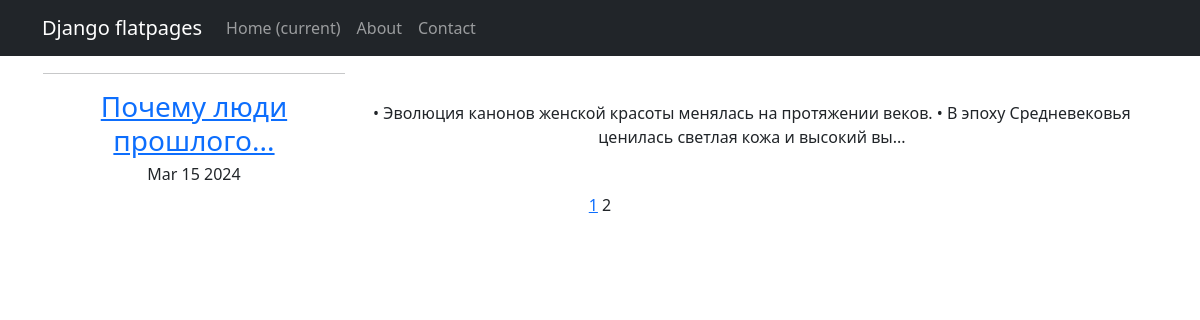
Before: /news/?page=2 with the older database file.
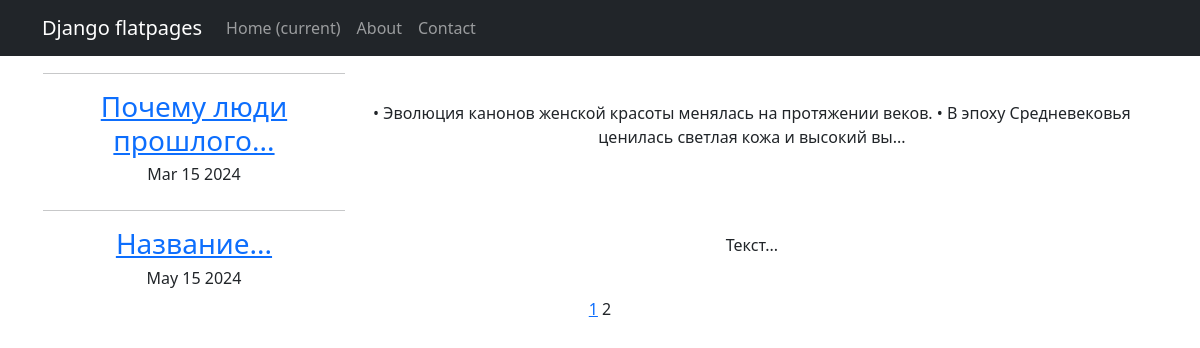
After: the same page with the newer database file.
### news/models.py (models this page shows, shortened)
class Post(models.Model):
    content_type = models.CharField(max_length = 2,
                                  choices = CONTENT_TYPE,
                                  default = article)
    author = models.ForeignKey("Author", on_delete = models.CASCADE)
    datetime = models.DateTimeField(auto_now_add=True)
    category = models.ManyToManyField("Category")
    title = models.TextField()
    text = models.TextField()
    rating = models.FloatField(default=0)

### news/views.py (the view)
# urls.py: path('news/', PostsList.as_view()),
class PostsList(ListView):
    queryset = Post.objects.order_by('datetime')
    template_name = 'news.html'
    context_object_name = 'news'
    paginate_by = 2
    def get_queryset(self):
        queryset = super().get_queryset()
        self.filterset = PostFilter(self.request.GET, queryset)
        return self.filterset.qs
    def get_context_data(self, **kwargs):
        context = super().get_context_data(**kwargs)
        context['filterset'] = self.filterset
        return context

### news/templatetags/custom_filters.py (called while the page is built)
@register.filter()
def preview_title(text):
    return f"{text[:20]}..."

@register.filter()
def preview_text(text):
    return f"{text[:124]}..."

### templates/news.html (shortened to what this page needs)
{% extends 'flatpages/default.html' %}
{% load custom_filters %}
{% block content %}
   {% if news %}
        <table>
            {% for post in news %}
                <tr>
                    <td>
                        <hr>
                        <h3>
                            <a href="{{post.id}}">{{ post.title|preview_title }}</a>
                        </h3>
                        <h6>{{ post.datetime|date:'M d Y' }}</h6>
                        <td>{{ post.text|preview_text }}</td>
                    </td>
                </tr>
            {% endfor %}
        </table>
   {% else %}
       <h2>Статей нет!</h2>
        <h5>Ну же! Напишите свою первую статью!</h5>
   {% endif %}
   {% if page_obj.has_previous %}
       <a href="?page=1">1</a>
   {% endif %}
   {{ page_obj.number }}
{% endblock content %}

Changed rows visible on the page:
added Post: title|preview_title "Название...", datetime "May 15 2024", text|preview_text "Текст..."
